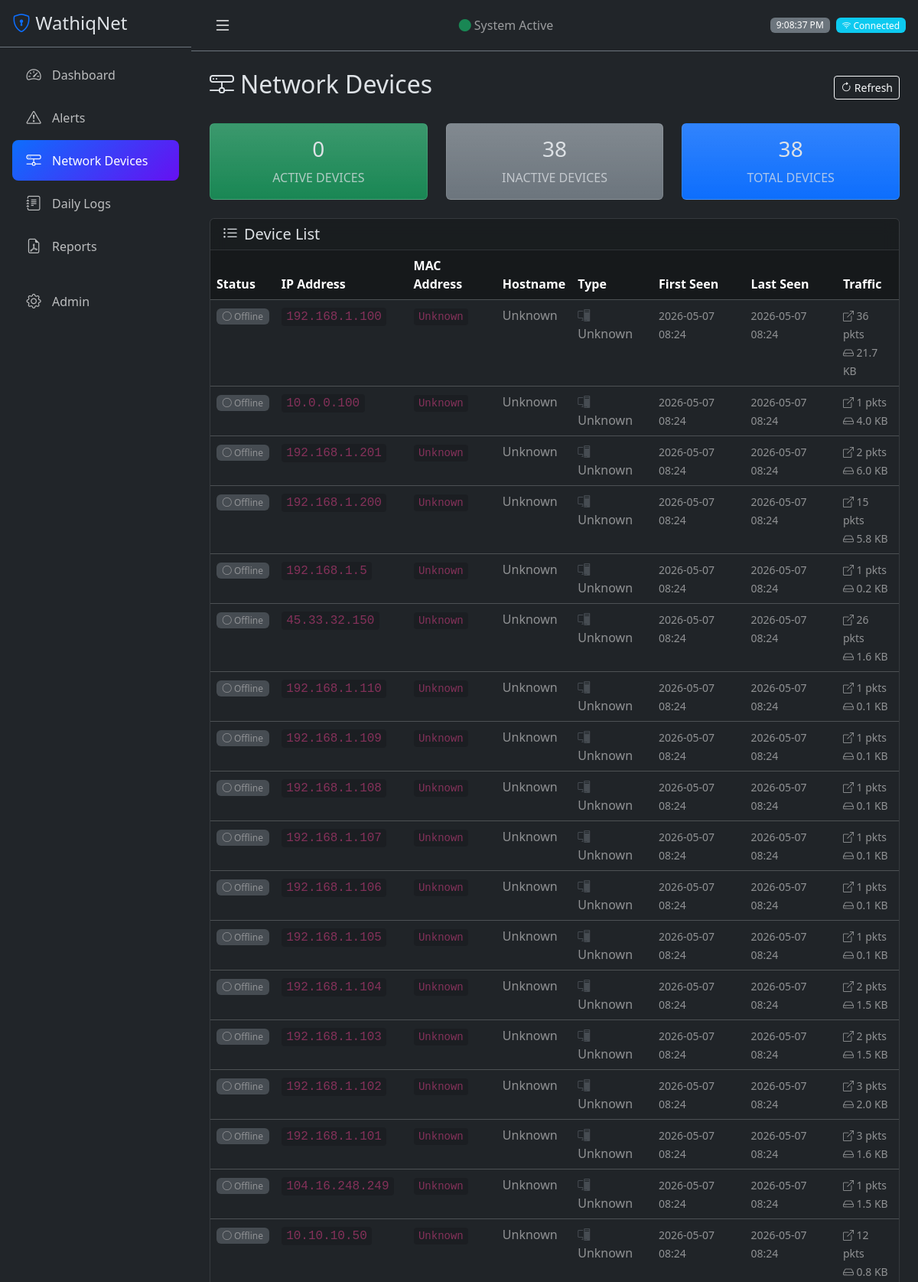
The app's page /devices (signed in, upper part) with its own data.
### app/models/log_entry.py (models this page shows, shortened)
class Device(db.Model):
    __tablename__ = 'devices'
    id = db.Column(db.Integer, primary_key=True)
    ip_address = db.Column(db.String(45), unique=True, nullable=False)
    mac_address = db.Column(db.String(17))
    hostname = db.Column(db.String(255))
    device_type = db.Column(db.String(50), default='unknown')  # router, firewall, workstation, server
    first_seen = db.Column(db.DateTime, default=datetime.utcnow)
    last_seen = db.Column(db.DateTime, default=datetime.utcnow)
    is_active = db.Column(db.Boolean, default=True)
    total_packets = db.Column(db.Integer, default=0)
    total_bytes = db.Column(db.Integer, default=0)

### app/routes/devices.py (the view)
@devices_bp.route('/devices')
@login_required
def index():
    timeout = datetime.utcnow() - timedelta(seconds=Config.DEVICE_TIMEOUT)
    Device.query.filter(
        Device.last_seen < timeout,
        Device.is_active == True
    ).update({'is_active': False})
    db.session.commit()
    devices = Device.query.order_by(Device.is_active.desc(), Device.last_seen.desc()).all()
    active_count = Device.query.filter_by(is_active=True).count()
    inactive_count = Device.query.filter_by(is_active=False).count()
    return render_template('devices.html',
                         devices=devices,
                         active_count=active_count,
                         inactive_count=inactive_count)

### app/models/user.py (called while the page is built)
@login_manager.user_loader
def load_user(user_id):
    return User.query.get(int(user_id))

    def is_admin(self):
        return self.role == 'admin'

### templates/devices.html (shortened to what this page needs)
{% extends "base.html" %}
{% block content %}
<div class="d-flex justify-content-between align-items-center mb-4">
    <h2><i class="bi bi-hdd-network me-2"></i>Network Devices</h2>
    <div class="btn-group">
        <button class="btn btn-outline-light btn-sm" onclick="refreshDevices()">
            <i class="bi bi-arrow-clockwise"></i> Refresh
        </button>
    </div>
</div>
<div class="row g-4 mb-4">
    <div class="col-md-4">
        <div class="card bg-success bg-gradient">
            <div class="card-body text-center">
                <h3 id="active-count">{{ active_count }}</h3>
                <span class="text-uppercase opacity-75">Active Devices</span>
            </div>
        </div>
    </div>
    <div class="col-md-4">
        <div class="card bg-secondary bg-gradient">
            <div class="card-body text-center">
                <h3 id="inactive-count">{{ inactive_count }}</h3>
                <span class="text-uppercase opacity-75">Inactive Devices</span>
            </div>
        </div>
    </div>
    <div class="col-md-4">
        <div class="card bg-primary bg-gradient">
            <div class="card-body text-center">
                <h3>{{ active_count + inactive_count }}</h3>
                <span class="text-uppercase opacity-75">Total Devices</span>
            </div>
        </div>
    </div>
</div>
<div class="card">
    <div class="card-header">
        <h5 class="mb-0"><i class="bi bi-list-ul me-2"></i>Device List</h5>
    </div>
    <div class="card-body p-0">
        <div class="table-responsive">
            <table class="table table-dark table-hover mb-0">
                <thead>
                    <tr>
                        <th>Status</th>
                        <th>IP Address</th>
                        <th>MAC Address</th>
                        <th>Hostname</th>
                        <th>Type</th>
                        <th>First Seen</th>
                        <th>Last Seen</th>
                        <th>Traffic</th>
                    </tr>
                </thead>
                <tbody id="devices-table">
                    {% for device in devices %}
                    <tr class="{{ 'table-success' if device.is_active else 'opacity-50' }}">
                        <td>
                            {% if device.is_active %}
                            <span class="badge bg-success"><i class="bi bi-circle-fill"></i> Online</span>
                            {% else %}
                            <span class="badge bg-secondary"><i class="bi bi-circle"></i> Offline</span>
                            {% endif %}
                        </td>
                        <td><code class="fs-6">{{ device.ip_address }}</code></td>
                        <td><code>{{ device.mac_address or 'Unknown' }}</code></td>
                        <td>{{ device.hostname or 'Unknown' }}</td>
                        <td>
                            {% if device.device_type == 'router' %}
                            <i class="bi bi-router text-primary"></i>
                            {% elif device.device_type == 'firewall' %}
                            <i class="bi bi-shield text-warning"></i>
                            {% elif device.device_type == 'server' %}
                            <i class="bi bi-server text-info"></i>
                            {% else %}
                            <i class="bi bi-pc-display text-secondary"></i>
                            {% endif %}
                            {{ device.device_type|title }}
                        </td>
                        <td><small>{{ device.first_seen.strftime('%Y-%m-%d %H:%M') if device.first_seen }}</small></td>
                        <td><small>{{ device.last_seen.strftime('%Y-%m-%d %H:%M') if device.last_seen }}</small></td>
                        <td>
                            <small>
                                <i class="bi bi-box-arrow-up-right"></i> {{ device.total_packets }} pkts<br>
                                <i class="bi bi-hdd"></i> {{ (device.total_bytes / 1024)|round(1) }} KB
                            </small>
                        </td>
                    </tr>
                    {% endfor %}
                </tbody>
            </table>
        </div>
    </div>
</div>
{% endblock %}

### static/css/style.css (style rules this page uses)
:root { --sidebar-width: 250px; --sidebar-collapsed-width: 70px; --topbar-height: 56px; }
.table-dark { --bs-table-bg: transparent; }
.table-dark thead { background: rgba(0, 0, 0, 0.3); }
.card { border: 1px solid rgba(255, 255, 255, 0.1); background: rgba(33, 37, 41, 0.8); backdrop-filter: blur(10px); }
.card-header { background: rgba(0, 0, 0, 0.2); border-bottom: 1px solid rgba(255, 255, 255, 0.1); }
code { background: rgba(0, 0, 0, 0.3); padding: 0.2rem 0.4rem; border-radius: 0.25rem; color: #e83e8c; }
.badge { font-weight: 500; }
.table-responsive { max-height: calc(100vh - 300px); }

### records on screen
Device: is_active False (drawn), ip_address "192.168.1.100", mac_address "Unknown", hostname "Unknown", device_type "Unknown", first_seen "2026-05-07 08:24", last_seen "2026-05-07 08:24", total_packets "36", (device.total_bytes/1024)|round(1) "21.7"
Device: is_active False (drawn), ip_address "10.0.0.100", mac_address "Unknown", hostname "Unknown", device_type "Unknown", first_seen "2026-05-07 08:24", last_seen "2026-05-07 08:24", total_packets "1", (device.total_bytes/1024)|round(1) "4.0"
Device: is_active False (drawn), ip_address "192.168.1.201", mac_address "Unknown", hostname "Unknown", device_type "Unknown", first_seen "2026-05-07 08:24", last_seen "2026-05-07 08:24", total_packets "2", (device.total_bytes/1024)|round(1) "6.0"
Device: is_active False (drawn), ip_address "192.168.1.200", mac_address "Unknown", hostname "Unknown", device_type "Unknown", first_seen "2026-05-07 08:24", last_seen "2026-05-07 08:24", total_packets "15", (device.total_bytes/1024)|round(1) "5.8"
Device: is_active False (drawn), ip_address "192.168.1.5", mac_address "Unknown", hostname "Unknown", device_type "Unknown", first_seen "2026-05-07 08:24", last_seen "2026-05-07 08:24", total_packets "1", (device.total_bytes/1024)|round(1) "0.2"
Device: is_active False (drawn), ip_address "45.33.32.150", mac_address "Unknown", hostname "Unknown", device_type "Unknown", first_seen "2026-05-07 08:24", last_seen "2026-05-07 08:24", total_packets "26", (device.total_bytes/1024)|round(1) "1.6"
Device: is_active False (drawn), ip_address "192.168.1.110", mac_address "Unknown", hostname "Unknown", device_type "Unknown", first_seen "2026-05-07 08:24", last_seen "2026-05-07 08:24", total_packets "1", (device.total_bytes/1024)|round(1) "0.1"
Device: is_active False (drawn), ip_address "192.168.1.109", mac_address "Unknown", hostname "Unknown", device_type "Unknown", first_seen "2026-05-07 08:24", last_seen "2026-05-07 08:24", total_packets "1", (device.total_bytes/1024)|round(1) "0.1"
Device: is_active False (drawn), ip_address "192.168.1.108", mac_address "Unknown", hostname "Unknown", device_type "Unknown", first_seen "2026-05-07 08:24", last_seen "2026-05-07 08:24", total_packets "1", (device.total_bytes/1024)|round(1) "0.1"
Device: is_active False (drawn), ip_address "192.168.1.107", mac_address "Unknown", hostname "Unknown", device_type "Unknown", first_seen "2026-05-07 08:24", last_seen "2026-05-07 08:24", total_packets "1", (device.total_bytes/1024)|round(1) "0.1"
Device: is_active False (drawn), ip_address "192.168.1.106", mac_address "Unknown", hostname "Unknown", device_type "Unknown", first_seen "2026-05-07 08:24", last_seen "2026-05-07 08:24", total_packets "1", (device.total_bytes/1024)|round(1) "0.1"
Device: is_active False (drawn), ip_address "192.168.1.105", mac_address "Unknown", hostname "Unknown", device_type "Unknown", first_seen "2026-05-07 08:24", last_seen "2026-05-07 08:24", total_packets "1", (device.total_bytes/1024)|round(1) "0.1"
Device: is_active False (drawn), ip_address "192.168.1.104", mac_address "Unknown", hostname "Unknown", device_type "Unknown", first_seen "2026-05-07 08:24", last_seen "2026-05-07 08:24", total_packets "2", (device.total_bytes/1024)|round(1) "1.5"
Device: is_active False (drawn), ip_address "192.168.1.103", mac_address "Unknown", hostname "Unknown", device_type "Unknown", first_seen "2026-05-07 08:24", last_seen "2026-05-07 08:24", total_packets "2", (device.total_bytes/1024)|round(1) "1.5"
Device: is_active False (drawn), ip_address "192.168.1.102", mac_address "Unknown", hostname "Unknown", device_type "Unknown", first_seen "2026-05-07 08:24", last_seen "2026-05-07 08:24", total_packets "3", (device.total_bytes/1024)|round(1) "2.0"
Device: is_active False (drawn), ip_address "192.168.1.101", mac_address "Unknown", hostname "Unknown", device_type "Unknown", first_seen "2026-05-07 08:24", last_seen "2026-05-07 08:24", total_packets "3", (device.total_bytes/1024)|round(1) "1.6"
Device: is_active False (drawn), ip_address "104.16.248.249", mac_address "Unknown", hostname "Unknown", device_type "Unknown", first_seen "2026-05-07 08:24", last_seen "2026-05-07 08:24", total_packets "1", (device.total_bytes/1024)|round(1) "1.5"
Device: is_active False (drawn), ip_address "10.10.10.50", mac_address "Unknown", hostname "Unknown", device_type "Unknown", first_seen "2026-05-07 08:24", last_seen "2026-05-07 08:24", total_packets "12", (device.total_bytes/1024)|round(1) "0.8"

### other values on screen
{{ active_count }} "0"
{{ inactive_count }} "38"
{{ active_count + inactive_count }} "38"
